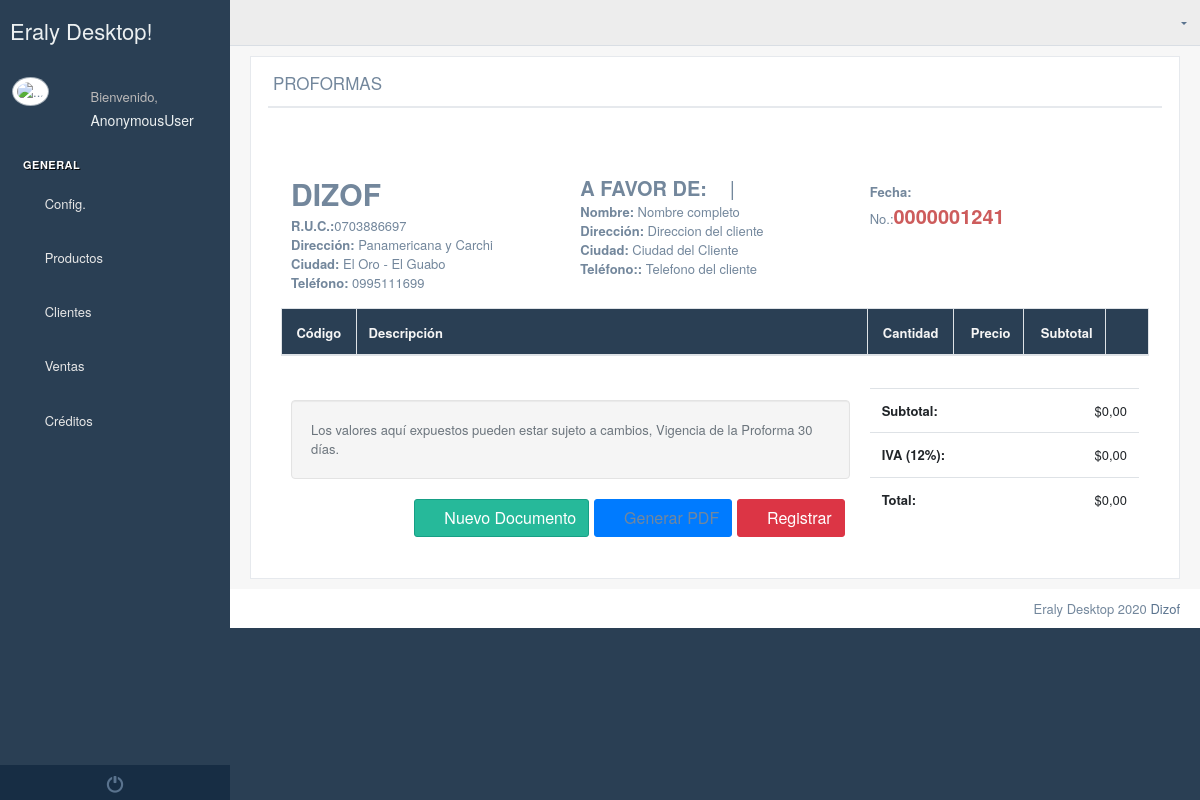
/proforms/5/, run on the app's committed database.
### Empresa/models.py (models this page shows, shortened)
class Establecimiento(models.Model):
    logo=models.ImageField(upload_to="logos/establecimientos",null=True,blank=True)
    banner=models.ImageField(upload_to="banner/establecimientos",null=True,blank=True)
    pie_pagina=models.ImageField(upload_to="pie/establecimientos",null=True,blank=True)
    cabecera_tienda=models.ImageField(upload_to="logos/tienda",null=True,blank=True)
    usuario=models.ForeignKey(User,on_delete=models.CASCADE)
    ruc=models.CharField(max_length=13)
    nombreComercial=models.CharField(max_length=60)
    representateLegal=models.CharField(max_length=60)
    slug = models.SlugField(max_length=255, unique=True, blank=True)
    descripcion = RichTextUploadingField(null=True, blank=True)
    ubicacion_gps = models.CharField(max_length=300,null=True,blank=True)
    correo_electronico=models.EmailField(max_length=600,null=True,blank=True)
    web=models.CharField(max_length=400,null=True,blank=True)
    facebook=models.CharField(max_length=400,null=True,blank=True)
    instagram=models.CharField(max_length=400, null=True, blank=True)
    youtube = models.CharField(max_length=400,null=True,blank=True)

class Direccion(models.Model):
    establecimiento=models.ForeignKey(Establecimiento,on_delete=models.CASCADE,null=True)
    ciudad=models.ForeignKey(Ciudad,on_delete=models.CASCADE,null=True,blank=True)
    direccion = models.CharField(max_length=60,null=True)
    telefono = models.CharField(max_length=10,blank=True)

### Home/models.py (models this page shows)
class Ciudad(models.Model):
    provincia=models.ForeignKey(Provincia,on_delete=models.CASCADE)
    nombre = models.CharField(max_length=60)
    def __str__(self):
        return self.nombre

class Provincia(models.Model):
    pais=models.ForeignKey(Pais,on_delete=models.CASCADE)
    nombre=models.CharField(max_length=60)
    def __str__(self):
        return self.nombre

### Ventas/views.py (the view)
# urls.py: path("proforms/<id>/",proformas),
def proformas(request,id=0):
    establecimiento=None
    establecimientos=None
    productos=None
    clientes=None
    proformaContador=""
    print(proformaContador)
    if int(id) > 0:
        establecimiento = Establecimiento.objects.get(id=id)
        productos = Productos.objects.filter(establecimiento_id=id)
        clientes=Clientes.objects.filter(establecimiento_id=id)
        numero=ConfigurarDocumentos.objects.last()
        proformaContador=str(numero.proformas + Facturas.objects.filter(tipo="P").count()).zfill(10)
    else:
        establecimientos = Establecimiento.objects.filter(usuario=request.user)
        contador=establecimientos.count()
        if contador == 1:
            for esta in establecimientos:
                return HttpResponseRedirect("/proforms/%s/"%esta.id)
    contexto={
        'establecimiento':establecimiento,
        'establecimientos':establecimientos,
        'productos':productos,
        'clientes':clientes,
        'provincias':Provincia.objects.all(),
        'contadorProforma':proformaContador,
        'precios':Precios.objects.all(),
    }
    return render(request, 'Ventas/proformas.html', contexto)

### Producto/templatetags/productosTags.py (called while the page is built)
@register.simple_tag
def stock(id):
    try:
        kardex=Kardex.objects.filter(producto_id=id)
        ingresos=kardex.filter(tipo="I").aggregate(Sum('cantidad'))['cantidad__sum']
        egresos=kardex.filter(tipo="E").aggregate(Sum('cantidad'))['cantidad__sum']
        if ingresos==None:
            ingresos=0
        if egresos==None:
            egresos=0
        return ingresos-egresos
    except:
        pass

### templates/Ventas/proformas.html (shortened to what this page needs)
{% extends 'Home/index2.html' %}
{% block contenido_index %}
    {% load productosTags %}
    {% load static %}
    <div class="row">
        <div class="col-md-12">
            <div class="x_panel">
                <div class="x_title">
                    <h2>PROFORMAS</h2>
                    <div class="clearfix"></div>
                </div>
                <div class="x_content">
                    <section class="content invoice" style="padding: 20px">
                        <div class="row invoice-info" style="padding-top: 10px">
                            <div class="col-sm-4 invoice-col">
                                <address>
                                    {% if establecimiento %}
                                        <br>
                                        <span style="font-size: 30px; font-weight: bold">{{ establecimiento.nombreComercial|upper }}</span>
                                        <br><span style="font-weight: bold">R.U.C.:</span>{{ establecimiento.ruc }}
                                    {% endif %}
                                    {% for direccion in establecimiento.direccion_set.all %}
                                        <br><span style="font-weight: bold">Dirección:</span> {{ direccion.direccion }}
                                        <br><span style="font-weight: bold">Ciudad:</span>
                                        {{ direccion.ciudad.provincia }} - {{ direccion.ciudad }}
                                        <br><span style="font-weight: bold">Teléfono:</span> {{ direccion.telefono }}
                                    {% endfor %}
                                </address>
                            </div>
                            <div class="col-sm-4 invoice-col" style="padding-top: 20px">
                                <span style="font-weight: bold; font-size: 20px">A FAVOR DE:</span>
                                <a href="#" id="buscarCliente"><i style="font-size: 20px"
                                                                  class="fa fa-search text-success"></i></a>
                                <span style="font-size: 20px"> | </span>
                                <a href="#" data-toggle="modal" data-target="#agregarCliente"><i style="font-size: 20px"
                                                                                                 class="fa fa-plus-circle text-primary"></i></a>
                                <address>
                                    <strong>Nombre: </strong> <span id="nombreCliente">Nombre completo</span>
                                    <br><strong>Dirección: </strong><span
                                        id="direccionCliente">Direccion del cliente</span>
                                    <br><strong>Ciudad: </strong><span id="ciudadCliente">Ciudad del Cliente</span>
                                    <br><strong>Teléfono:: </strong><span
                                        id="telefonoCLiente">Telefono del cliente</span>
                                </address>
                            </div>
                            <div class="col-sm-4 invoice-col" style="padding-top: 10px">
                                <br><strong>Fecha: </strong>
                                <br><span>No.:</span><span id="numeroDocumento"
                                                           style="font-size: 20px; font-weight: bold"><span
                                    style="color: indianred">{{ contadorProforma }}</span></span>
                            </div>
                        </div>
                        <div class="row">
                            <div class="table">
                                <table class="table table-striped table-bordered" id="tabla">
                                    <thead>
                                    <tr style="background-color: #2A3F54; color: whitesmoke">
                                        <th style="text-align: center">Código</th>
                                        <th style="width: 59%">Descripción</th>
                                        <th style="text-align: center">Cantidad</th>
                                        <th style="text-align: right">Precio</th>
                                        <th style="text-align: right">Subtotal</th>
                                        <th style="text-align: center">
                                            <a href="#" class="agregar" data-toggle="modal" data-target="#agregar">
                                                <i class="fa fa-plus-circle"
                                                   style="font-size: 20px;color: whitesmoke"></i></a>
                                        </th>
                                    </tr>
                                    </thead>
                                </table>
                            </div>
                        </div>
                        <div class="row">
                            <div class="col-md-8">
                                <p class="text-muted well well-sm no-shadow" style="margin-top: 12px;">
                                    Los valores aquí expuestos pueden estar sujeto a cambios, Vigencia de la Proforma 30
                                    días.
                                </p>
                                <div class=" ">
                                    <button class="btn btn-danger pull-right" id="registrarDocumento"><i
                                            class="fa fa-credit-card"></i> Registrar
                                    </button>
                                    <a target="_blank" class="btn btn-primary pull-right" style="margin-right: 5px;"
                                            id="generarDocumento" disabled="disabled"><i
                                            class="fa fa-download"></i> Generar PDF
                                    </a>
                                    <a href="" class="btn btn-success pull-right" style="margin-right: 5px;"
                                            id="nuevoDocumento" disabled="disabled"><i
                                            class="fa fa-download"></i> Nuevo Documento
                                    </a>
                                </div>
                            </div>
                            <div class="col-md-4">
                                <div class="table-responsive">
                                    <table class="table">
                                        <tbody>
                                        <tr>
                                            <th style="width:75%">Subtotal:</th>
                                            <td class="subtotal" style="text-align: right">$0,00</td>
                                        </tr>
                                        <tr>
                                            <th>IVA (12%):</th>
                                            <td class="iva" style="text-align: right">$0,00</td>
                                        </tr>
                                        <tr>
                                            <th>Total:</th>
                                            <td class="total" style="text-align: right">$0,00</td>
                                        </tr>
                                        </tbody>
                                    </table>
                                </div>
                            </div>
                        </div>
                    </section>
                </div>
            </div>
        </div>
    </div>
{% endblock %}
{% block script_index %}
    <link rel="stylesheet" href="{% static 'select2/css/select2.min.css' %}">
{% endblock %}

### data on the page
Establecimiento: nombreComercial "DIZOF", ruc "0703886697"
Direccion: direccion "Panamericana y Carchi", ciudad.provincia "El Oro", ciudad "El Guabo", telefono "0995111699"

### other printed values
{{ request.user }} "AnonymousUser"
{{ contadorProforma }} "0000001241"
